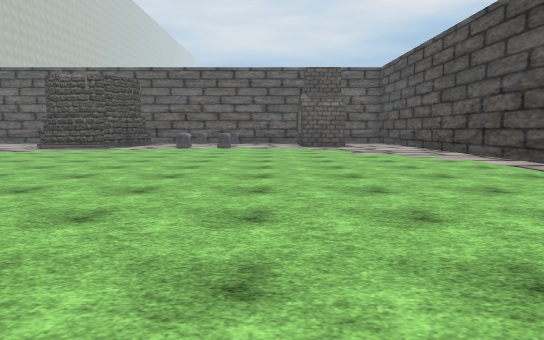
View 1 (above)

21 first-person views from a walk through a Unity game level. The camera is 1.3 m above the floor, tilts 6° down and sees 70° across. The floor is counted in squares, 2 m on a side. Each view is taken from the middle of a square. On the plan, view 1 faces up. The plan holds only what a view shows up to about 11 squares ahead; the rest is blank. The place goes on beyond the plan. Some trees and plants on the terrain are drawn as simple stand-ins. The player is left out. Door leaves are left out, so doorways stand open. Some surface patterns are stand-ins.

View 2
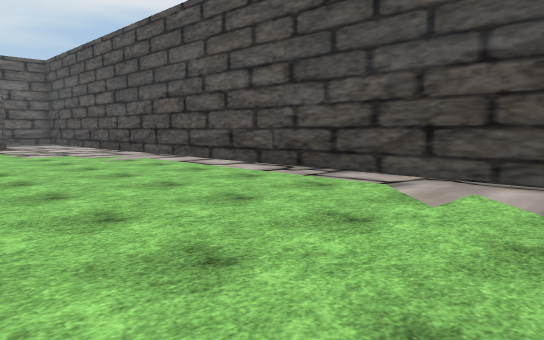

View 3
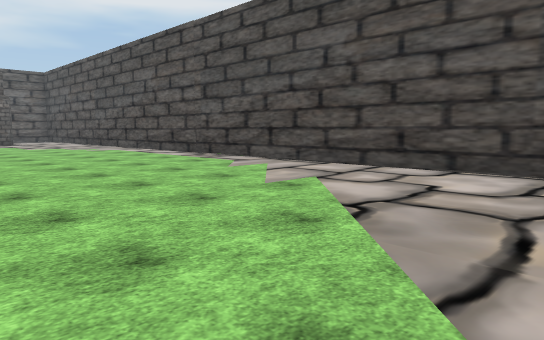

View 4
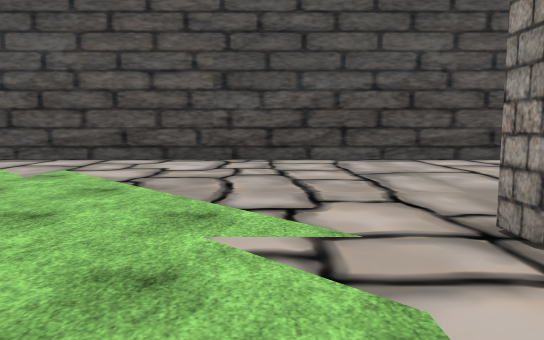

View 5
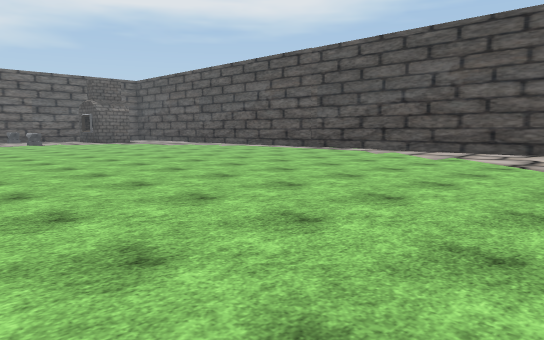

View 6
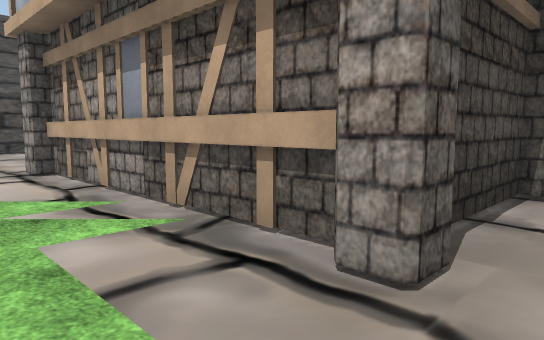

View 7
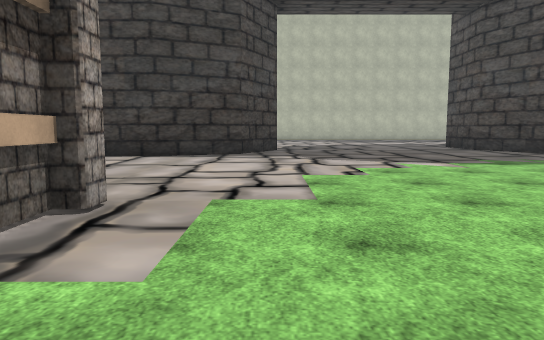

View 8
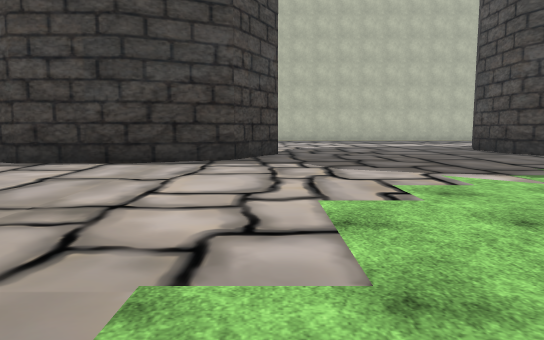

View 9
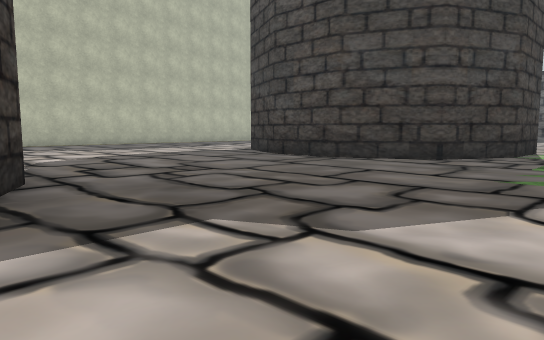

View 10
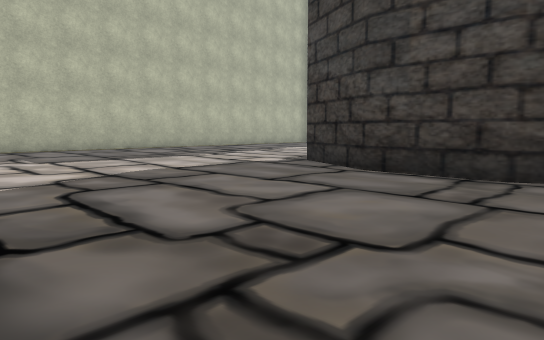

View 11
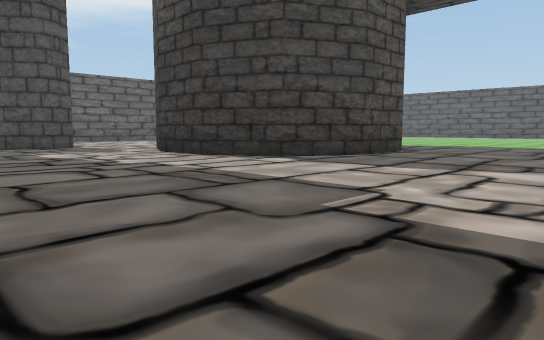

View 12
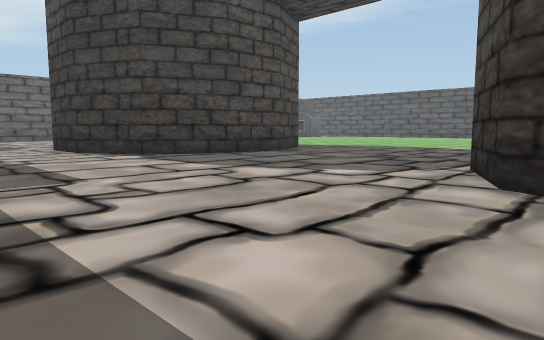

View 13
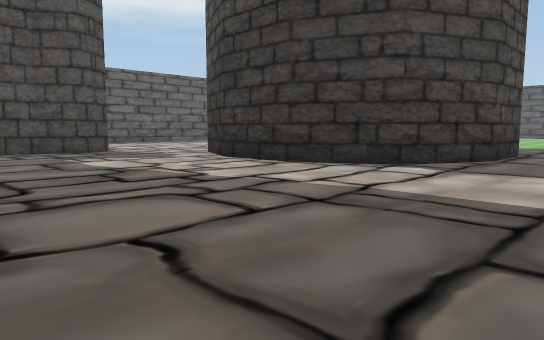

View 14
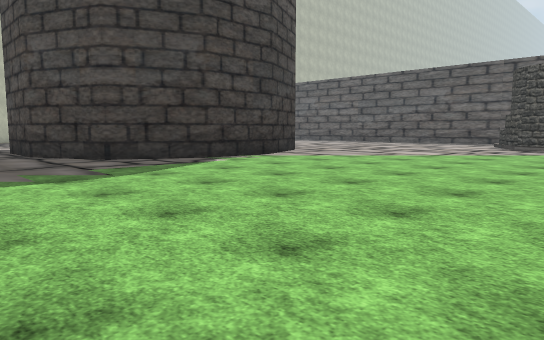

View 15
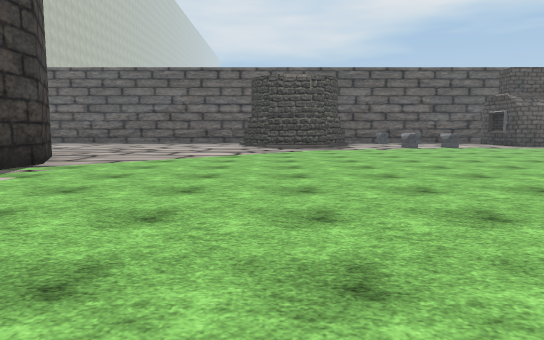

View 16
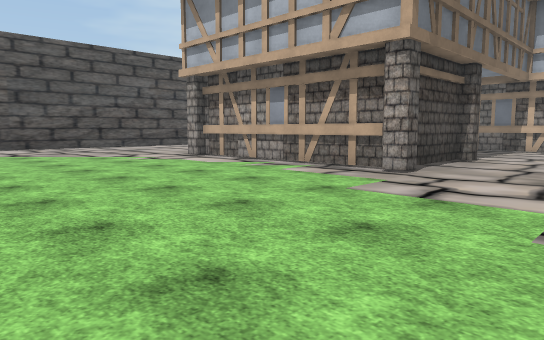

View 17
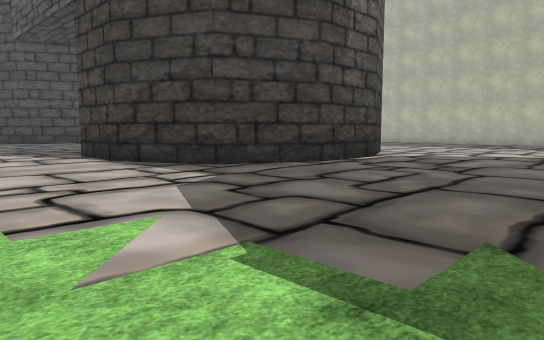

View 18
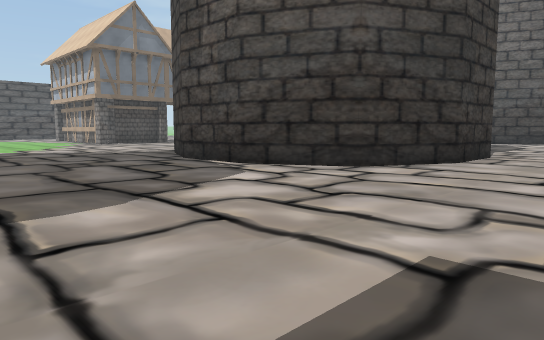

View 19
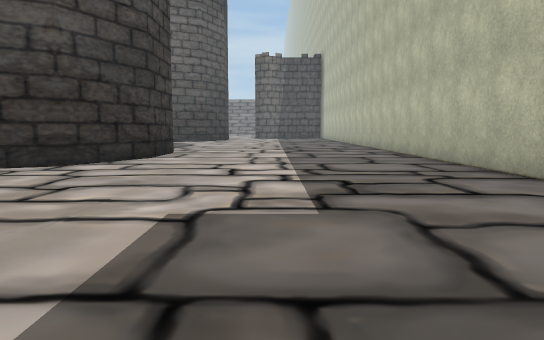

View 20
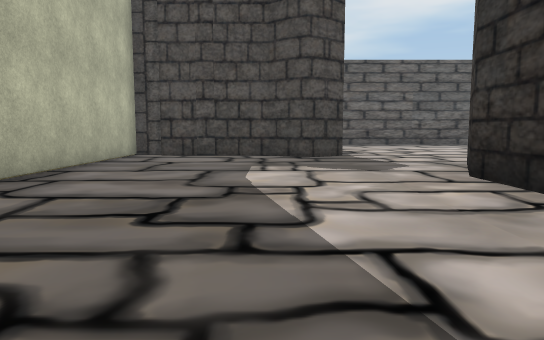

View 21
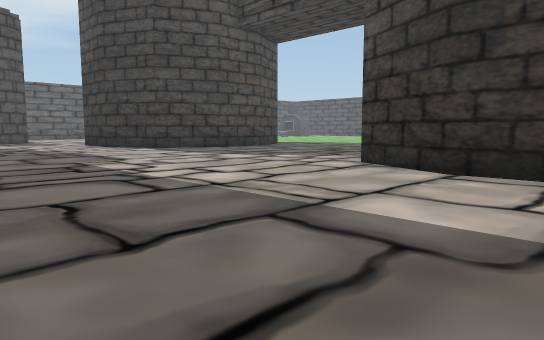

### Floor plan
Key: @ floor where view 1 was taken; # wall or solid block; . floor; H house.
Columns run from 26 left of view 1 to 6 right of it. Each row starts with its distance up from view 1.
 13      ....         ..        ..
 12 #####....        ...        ...
 11 ........     ...................#
 10 ........     ...................#
  9 .......#     #..................#
  8 ......##     #..................#
  7 ......#      #..................#
  6 ......#      #..................#
  5  .....##     #..................#
  4  ......##   ##..................#
  3 ........#####...................#
  2 ................................#
  1 ................................#
  0 ..........................@.....#
 -1 ................................#
 -2 ................................#
 -3 ................................#
 -4 ........####....................#
 -5 .......##  ##...................#
 -6 ......##    ##......#####H......#
 -7 ......#      #......#      .....#
 -8 ......#      #... ..#        ...#
 -9 ......#      #..   ..           #

Positions as (right, up) in squares from view 1, and headings:
1: (0, 0), facing up
2: (0, 0), facing up-right
3: (-1, -4), facing up-right
4: (-3, -4), facing right
5: (-6, -4), facing up-right
6: (-7, -4), facing down-right
7: (-3, -4), facing left
8: (-5, -4), facing left
9: (-10, -5), facing up-left
10: (-14, -3), facing up-left
11: (-26, -3), facing up-right
12: (-24, -6), facing up-right
13: (-26, 0), facing up-right
14: (-5, 0), facing up-left
15: (-8, 0), facing up
16: (-9, 0), facing down-right
17: (-9, 1), facing down-left
18: (-23, 1), facing down-right
19: (-23, 2), facing down
20: (-23, 2), facing up
21: (-26, -9), facing up-right
